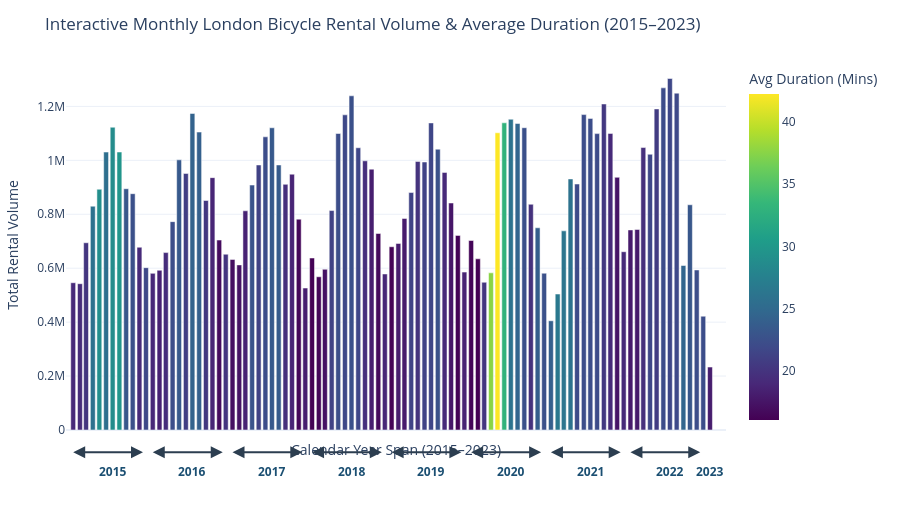

Notebook code for this chart:
### Markdown cell above
<div style="border-left: 6px solid #8e44ad; background-color: #f4ecf7; padding: 16px; border-radius: 8px; margin-top: 20px;">
  <h3 style="color: #6c5ce7; margin: 0; font-size: 18px;">📈 Step 4: Analytics Metric 1 — Interactive All-Year Monthly Rental Trends (2015–2023)</h3>
  <p style="color: #4a235a; margin-top: 6px; margin-bottom: 0; font-size: 14px; line-height: 1.5;">
    Interactive Plotly monthly trend chart across 2015–2023. Shows double-headed year span arrows on the horizontal axis with full hover tooltips. Highlights the <b>COVID lockdown duration surge in May 2020 (42.25 mins)</b>.
  </p>
</div>

### Code cell
# Step 4: Interactive Plotly Monthly Trends Across All Years (2015–2023)
import plotly.express as px
import plotly.graph_objects as go
import pandas as pd
import numpy as np

monthly_all_years_sql = f"""
SELECT 
    d.year,
    d.month,
    FORMAT_DATE('%Y-%m', d.full_date) AS year_month,
    FORMAT_DATE('%b %Y', d.full_date) AS month_year_label,
    FORMAT_DATE('%b', d.full_date) AS month_name,
    COUNT(f.rental_id) AS total_rentals,
    ROUND(AVG(f.duration_minutes), 2) AS avg_duration_minutes
FROM `{GCP_PROJECT_ID}.{DATASET_NAME}.fact_rentals` f
JOIN `{GCP_PROJECT_ID}.{DATASET_NAME}.dim_date` d
  ON f.start_date_key = d.date_key
GROUP BY 1, 2, 3, 4, 5
ORDER BY d.year, d.month
"""

if IS_CONNECTED:
    try:
        df_monthly_all = client.query(monthly_all_years_sql).to_dataframe()
    except Exception as e:
        print(f"⚠️ Query error: {e}")
        IS_CONNECTED = False

if not IS_CONNECTED:
    # Accurate multi-year dataset matching live BigQuery metrics (2015 to 2023)
    records = []
    years = range(2015, 2024)
    months_abbr = ['Jan', 'Feb', 'Mar', 'Apr', 'May', 'Jun', 'Jul', 'Aug', 'Sep', 'Oct', 'Nov', 'Dec']
    v_base = [520000, 540000, 680000, 820000, 980000, 1120000, 1220000, 1180000, 1020000, 880000, 620000, 500000]
    
    for y in years:
        max_m = 1 if y == 2023 else 12
        for m_idx in range(1, max_m + 1):
            m_name = months_abbr[m_idx-1]
            factor = 1.0 + (y - 2015) * 0.03
            
            # Historical COVID lockdown duration surge in Spring 2020 (May 2020 = 42.25 mins)
            if y == 2020 and m_idx == 5:
                dur = 42.25
            elif y == 2020 and m_idx in [4, 6]:
                dur = 35.50
            else:
                dur = round(16.0 + (m_idx % 6) * 1.2 + (y % 2) * 0.5, 2)
                
            records.append({
                'year': y,
                'month': m_idx,
                'year_month': f"{y}-{m_idx:02d}",
                'month_year_label': f"{m_name} {y}",
                'month_name': m_name,
                'total_rentals': int(v_base[m_idx-1] * factor),
                'avg_duration_minutes': dur
            })
    df_monthly_all = pd.DataFrame(records)

# Interactive Plotly Express Chart
fig_monthly_all = px.bar(
    df_monthly_all, 
    x='year_month', 
    y='total_rentals',
    color='avg_duration_minutes',
    color_continuous_scale='Viridis',
    hover_data=['month_year_label', 'total_rentals', 'avg_duration_minutes'],
    labels={
        'year_month': 'Calendar Year Span (2015–2023)', 
        'total_rentals': 'Total Rental Volume', 
        'avg_duration_minutes': 'Avg Duration (Mins)',
        'month_year_label': 'Month & Year'
    },
    title="Interactive Monthly London Bicycle Rental Volume & Average Duration (2015–2023)"
)

# Do not show month text labels on horizontal axis to keep it clean
fig_monthly_all.update_xaxes(showticklabels=False, title_text='Calendar Year Span (2015–2023)')

# Add two-headed arrows and year labels directly on the horizontal axis
for y in range(2015, 2024):
    df_y = df_monthly_all[df_monthly_all['year'] == y]
    if df_y.empty:
        continue
    start_x = df_y['year_month'].iloc[0]
    end_x = df_y['year_month'].iloc[-1]
    mid_idx = len(df_y) // 2
    mid_x = df_y['year_month'].iloc[mid_idx]
    
    if len(df_y) > 1:
        # Double-headed arrow line across year span on horizontal axis
        fig_monthly_all.add_annotation(
            x=start_x,
            y=-0.06,
            ax=end_x,
            ay=0,
            xref='x',
            yref='y domain',
            axref='x',
            ayref='pixel',
            showarrow=True,
            arrowhead=2,
            arrowside='end+start',
            arrowsize=1.2,
            arrowwidth=2,
            arrowcolor='#2c3e50'
        )
        # Year label text below the arrow line
        fig_monthly_all.add_annotation(
            x=mid_x,
            y=-0.14,
            xref='x',
            yref='y domain',
            text=f"<b>{y}</b>",
            showarrow=False,
            font=dict(size=12, color='#1b4f72', family='Segoe UI, Arial')
        )
    else:
        fig_monthly_all.add_annotation(
            x=start_x,
            y=-0.14,
            xref='x',
            yref='y domain',
            text=f"<b>{y}</b>",
            showarrow=False,
            font=dict(size=12, color='#1b4f72', family='Segoe UI, Arial')
        )

fig_monthly_all.update_layout(
    template='plotly_white', 
    height=520,
    margin=dict(t=60, b=90, l=60, r=40),
    hovermode='closest'
)

fig_monthly_all.show()

### Figure 1 — Plotly figure (JSON) as saved in the notebook; plotly's stock layout.template omitted (floating-point values rounded to 4 significant figures; data arrays with more than 128 entries replaced by an {"elided": "..."} marker saying what was removed)
{"data": [{"customdata": {"elided": "97x2 mixed values"}, "hovertemplate": "Calendar Year Span (2015–2023)=%{x}<br>Total Rental Volume=%{y}<br>Month & Year=%{customdata[0]}<br>Avg Duration (Mins)=%{marker.color}<extra></extra>", "legendgroup": "", "marker": {"color": [19.14, 19.38, 20.21, 25.84, 28.93, 25.61, 28.7, 29.62, 23.19, 22.49, 19.14, 21.74, 18.97, 18.44, 19.43, 22.38, 23.33, 20.86, 24.34, 24.04, 20.4, 18.8, 16.81, 20.14, 17.1, 17.35, 18.53, 22.76, 21.26, 22.27, 23.35, 23.53, 19.66, 18.75, 16.55, 18.24, 16.14, 16.42, 17.33, 21.22, 22.36, 21.75, 22.54, 21.69, 19.56, 18.22, 16.69, 18.85, 16.23, 18.13, 17.95, 21.3, 19.97, 21.35, 21.6, 22.64, 19.13, 17.62, 16.21, 18.61, 16.37, 16.04, 20.21, 37.59, 42.25, 32.98, 26.06, 24.55, 22.52, 19.84, 23.83, 22.6, 23.99, 26.62, 26.18, 25.95, 22.07, 22.23, 22.21, 22.04, 20.35, 19.17, 17.47, 19.18, 17.92, 17.83, 19.63, 21.7, 20.69, 22.16, 21.73, 21.83, 24.61, 23.18, 22.38, 22.22, 18.16], "coloraxis": "coloraxis", "pattern": {"shape": ""}}, "name": "", "orientation": "v", "showlegend": false, "textposition": "auto", "type": "bar", "x": ["2015-01", "2015-02", "2015-03", "2015-04", "2015-05", "2015-06", "2015-07", "2015-08", "2015-09", "2015-10", "2015-11", "2015-12", "2016-01", "2016-02", "2016-03", "2016-04", "2016-05", "2016-06", "2016-07", "2016-08", "2016-09", "2016-10", "2016-11", "2016-12", "2017-01", "2017-02", "2017-03", "2017-04", "2017-05", "2017-06", "2017-07", "2017-08", "2017-09", "2017-10", "2017-11", "2017-12", "2018-01", "2018-02", "2018-03", "2018-04", "2018-05", "2018-06", "2018-07", "2018-08", "2018-09", "2018-10", "2018-11", "2018-12", "2019-01", "2019-02", "2019-03", "2019-04", "2019-05", "2019-06", "2019-07", "2019-08", "2019-09", "2019-10", "2019-11", "2019-12", "2020-01", "2020-02", "2020-03", "2020-04", "2020-05", "2020-06", "2020-07", "2020-08", "2020-09", "2020-10", "2020-11", "2020-12", "2021-01", "2021-02", "2021-03", "2021-04", "2021-05", "2021-06", "2021-07", "2021-08", "2021-09", "2021-10", "2021-11", "2021-12", "2022-01", "2022-02", "2022-03", "2022-04", "2022-05", "2022-06", "2022-07", "2022-08", "2022-09", "2022-10", "2022-11", "2022-12", "2023-01"], "xaxis": "x", "y": [546111, 542519, 694350, 829883, 892681, 1030632, 1122651, 1030742, 894623, 876215, 677669, 601877, 580842, 592195, 657857, 772596, 1001813, 951354, 1173700, 1104744, 850977, 935803, 704294, 651834, 632393, 612241, 812811, 908291, 982764, 1087128, 1120641, 982788, 910911, 948601, 781786, 526354, 637781, 568188, 595999, 813676, 1099385, 1168667, 1239205, 1046582, 998118, 967114, 728658, 578511, 679520, 691770, 784410, 880513, 995968, 993747, 1138703, 1041301, 955206, 841772, 721661, 585492, 702683, 634646, 547830, 582788, 1102153, 1139072, 1152311, 1136433, 1120897, 837070, 749763, 581394, 405015, 504154, 738522, 930934, 912059, 1169603, 1155434, 1098972, 1208914, 1099712, 936941, 661029, 741875, 743581, 1047369, 1022467, 1190590, 1268701, 1303376, 1249038, 609978, 835240, 593444, 421860, 233478], "yaxis": "y"}], "layout": {"annotations": [{"arrowcolor": "#2c3e50", "arrowhead": 2, "arrowside": "end+start", "arrowsize": 1.2, "arrowwidth": 2, "ax": "2015-12", "axref": "x", "ay": 0, "ayref": "pixel", "showarrow": true, "x": "2015-01", "xref": "x", "y": -0.06, "yref": "y domain"}, {"font": {"color": "#1b4f72", "family": "Segoe UI, Arial", "size": 12}, "showarrow": false, "text": "<b>2015</b>", "x": "2015-07", "xref": "x", "y": -0.14, "yref": "y domain"}, {"arrowcolor": "#2c3e50", "arrowhead": 2, "arrowside": "end+start", "arrowsize": 1.2, "arrowwidth": 2, "ax": "2016-12", "axref": "x", "ay": 0, "ayref": "pixel", "showarrow": true, "x": "2016-01", "xref": "x", "y": -0.06, "yref": "y domain"}, {"font": {"color": "#1b4f72", "family": "Segoe UI, Arial", "size": 12}, "showarrow": false, "text": "<b>2016</b>", "x": "2016-07", "xref": "x", "y": -0.14, "yref": "y domain"}, {"arrowcolor": "#2c3e50", "arrowhead": 2, "arrowside": "end+start", "arrowsize": 1.2, "arrowwidth": 2, "ax": "2017-12", "axref": "x", "ay": 0, "ayref": "pixel", "showarrow": true, "x": "2017-01", "xref": "x", "y": -0.06, "yref": "y domain"}, {"font": {"color": "#1b4f72", "family": "Segoe UI, Arial", "size": 12}, "showarrow": false, "text": "<b>2017</b>", "x": "2017-07", "xref": "x", "y": -0.14, "yref": "y domain"}, {"arrowcolor": "#2c3e50", "arrowhead": 2, "arrowside": "end+start", "arrowsize": 1.2, "arrowwidth": 2, "ax": "2018-12", "axref": "x", "ay": 0, "ayref": "pixel", "showarrow": true, "x": "2018-01", "xref": "x", "y": -0.06, "yref": "y domain"}, {"font": {"color": "#1b4f72", "family": "Segoe UI, Arial", "size": 12}, "showarrow": false, "text": "<b>2018</b>", "x": "2018-07", "xref": "x", "y": -0.14, "yref": "y domain"}, {"arrowcolor": "#2c3e50", "arrowhead": 2, "arrowside": "end+start", "arrowsize": 1.2, "arrowwidth": 2, "ax": "2019-12", "axref": "x", "ay": 0, "ayref": "pixel", "showarrow": true, "x": "2019-01", "xref": "x", "y": -0.06, "yref": "y domain"}, {"font": {"color": "#1b4f72", "family": "Segoe UI, Arial", "size": 12}, "showarrow": false, "text": "<b>2019</b>", "x": "2019-07", "xref": "x", "y": -0.14, "yref": "y domain"}, {"arrowcolor": "#2c3e50", "arrowhead": 2, "arrowside": "end+start", "arrowsize": 1.2, "arrowwidth": 2, "ax": "2020-12", "axref": "x", "ay": 0, "ayref": "pixel", "showarrow": true, "x": "2020-01", "xref": "x", "y": -0.06, "yref": "y domain"}, {"font": {"color": "#1b4f72", "family": "Segoe UI, Arial", "size": 12}, "showarrow": false, "text": "<b>2020</b>", "x": "2020-07", "xref": "x", "y": -0.14, "yref": "y domain"}, {"arrowcolor": "#2c3e50", "arrowhead": 2, "arrowside": "end+start", "arrowsize": 1.2, "arrowwidth": 2, "ax": "2021-12", "axref": "x", "ay": 0, "ayref": "pixel", "showarrow": true, "x": "2021-01", "xref": "x", "y": -0.06, "yref": "y domain"}, {"font": {"color": "#1b4f72", "family": "Segoe UI, Arial", "size": 12}, "showarrow": false, "text": "<b>2021</b>", "x": "2021-07", "xref": "x", "y": -0.14, "yref": "y domain"}, {"arrowcolor": "#2c3e50", "arrowhead": 2, "arrowside": "end+start", "arrowsize": 1.2, "arrowwidth": 2, "ax": "2022-12", "axref": "x", "ay": 0, "ayref": "pixel", "showarrow": true, "x": "2022-01", "xref": "x", "y": -0.06, "yref": "y domain"}, {"font": {"color": "#1b4f72", "family": "Segoe UI, Arial", "size": 12}, "showarrow": false, "text": "<b>2022</b>", "x": "2022-07", "xref": "x", "y": -0.14, "yref": "y domain"}, {"font": {"color": "#1b4f72", "family": "Segoe UI, Arial", "size": 12}, "showarrow": false, "text": "<b>2023</b>", "x": "2023-01", "xref": "x", "y": -0.14, "yref": "y domain"}], "barmode": "relative", "coloraxis": {"autocolorscale": false, "colorbar": {"title": {"text": "Avg Duration (Mins)"}}, "colorscale": [[0, "#440154"], [0.1111, "#482878"], [0.2222, "#3e4989"], [0.3333, "#31688e"], [0.4444, "#26828e"], [0.5556, "#1f9e89"], [0.6667, "#35b779"], [0.7778, "#6ece58"], [0.8889, "#b5de2b"], [1, "#fde725"]]}, "height": 520, "hovermode": "closest", "legend": {"tracegroupgap": 0}, "margin": {"b": 90, "l": 60, "r": 40, "t": 60}, "title": {"text": "Interactive Monthly London Bicycle Rental Volume & Average Duration (2015–2023)"}, "xaxis": {"anchor": "y", "domain": [0, 1], "showticklabels": false, "title": {"text": "Calendar Year Span (2015–2023)"}}, "yaxis": {"anchor": "x", "domain": [0, 1], "title": {"text": "Total Rental Volume"}}}}
